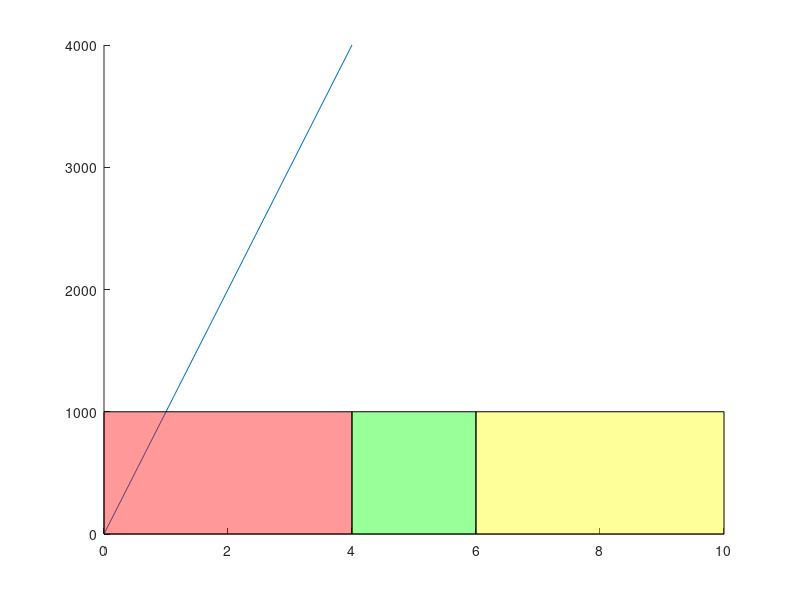

Recreate this plot in MATLAB.
% Close open figures and clear variables
clc
clear
close all

x = 0:4;
y = x * 1000;
figure; hold on;
plot(x,y)
p=patch([0 4 4 0],[0 0 1000 1000],'r');
set(p,'FaceAlpha',0.4);
p=patch([4 4 6 6],[0 1000 1000 0],'g');
set(p,'FaceAlpha',0.4);
p=patch([6 6 10 10],[0 1000 1000 0],'y');
set(p,'FaceAlpha',0.4);
